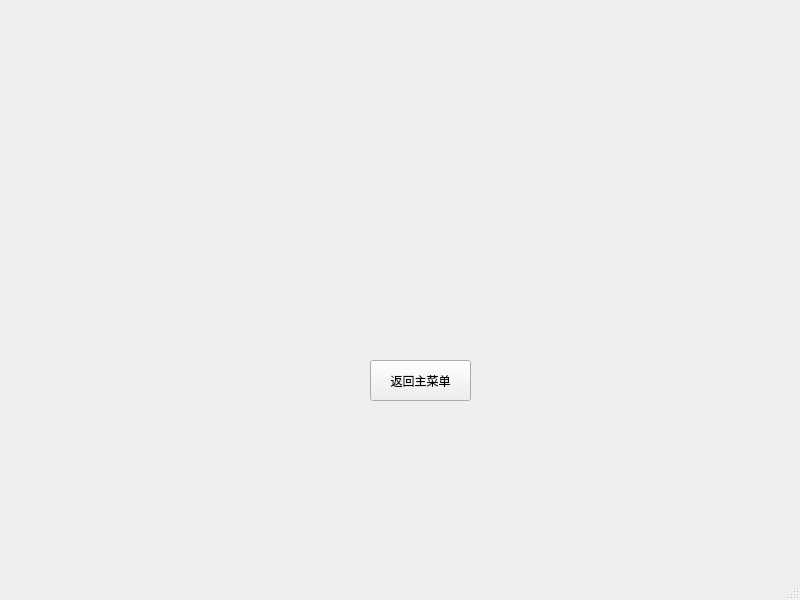
<?xml version="1.0" encoding="UTF-8"?>
<ui version="4.0">
 <class>GameWindow</class>
 <widget class="QMainWindow" name="GameWindow">
  <property name="geometry">
   <rect>
    <x>0</x>
    <y>0</y>
    <width>800</width>
    <height>600</height>
   </rect>
  </property>
  <property name="windowTitle">
   <string>MainWindow</string>
  </property>
  <widget class="QWidget" name="centralwidget">
   <widget class="QPushButton" name="btnReturn">
    <property name="geometry">
     <rect>
      <x>370</x>
      <y>360</y>
      <width>101</width>
      <height>41</height>
     </rect>
    </property>
    <property name="text">
     <string>返回主菜单</string>
    </property>
   </widget>
  </widget>
  <widget class="QMenuBar" name="menubar">
   <property name="geometry">
    <rect>
     <x>0</x>
     <y>0</y>
     <width>800</width>
     <height>22</height>
    </rect>
   </property>
  </widget>
  <widget class="QStatusBar" name="statusbar"/>
 </widget>
 <resources/>
 <connections/>
</ui>
